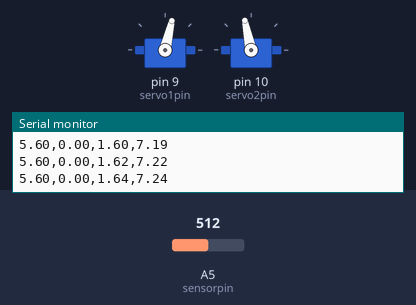
Recording of a sketch running on a simulated Arduino Uno, built with avr-gcc and run on an emulated ATmega328P. Parts: 2 × servo, the last lines printed to the serial monitor. The inputs (shaded band) are chosen by the test bench; at power-on: A5 (sensorpin) = 512.

Above: at 1.2 s.
1.3 s: A5 (sensorpin) set to 5
At 1.41 s:
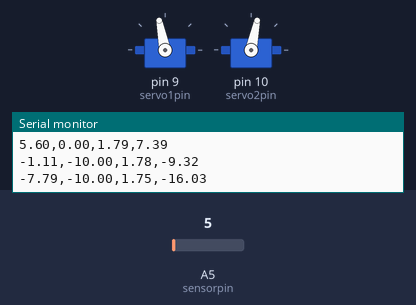
4.3 s: A5 (sensorpin) set to 716
7.3 s: A5 (sensorpin) set to 306
At 8.7 s:
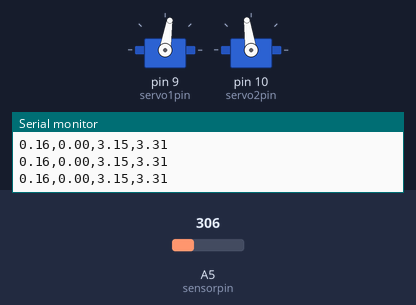
Timing chart, 0 to 35.2 s (numbered marks = the images above; inputs shaded):
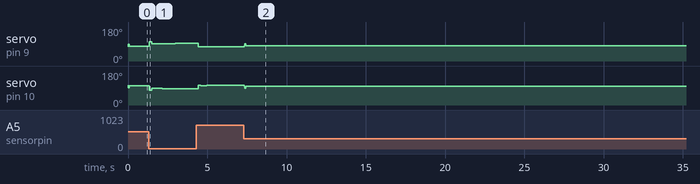

The sketch:

BeamControlV3.ino
```cpp
// Based on servo example code
// Works - steady state error of 350 vs 300

#include <Servo.h>

Servo servo1, servo2;  // create servo object to control a servo
                      // a maximum of eight servo objects can be created

// Assigned Variables
const int numReadings = 5; // The range for smoothing
const float P = 0.0264;
const float D = 8; // 9
const float  I = 0.0001; // The larger the number, the faster steady state error contributes to movement
const float ICap = 5 ; // We don't allow IContr to exceed this value (should be just enough to unstuck)
const float totErrCap = 100000; // We don't allow our memory of the error to exceed this value (not sure if this is really being used now)

const float DCap = 10; // We don't allow DContr to exceed this value
const float PCap = 10; // We don't allow PContr to exceed this value

const int sampletime = 1; // Time in ms between samples
const float positionGoal = 300; // 300 is close to center (lower is further away)

// Assign peripheral pins
int servo1pin = 9;
int servo2pin = 10;
int sensorpin = A5;

// Program Variables
int readings[numReadings];
int readIndex = 0;

float slope = 0;
int input;

int prevAvgMin = 0;
int avgMin = 0;

// = 1 if this is the first time through the loop
int isFirstRun = 1;

// Hold a bit of the smoothed data
// (To calculate a derivative)
const int numSmoothed = 100;
int smoothed[numSmoothed];
int sReadIndex = 0; // Keep track of where we are storing new data

// Keep track of error total (for integral part of control)
float totalError = 0;

float PContrLast = 0; // Store P contribution from previous iteration

// Which run we are on
int runCount = 0;

void setup()
{
  //Establish serial connection
  Serial.begin(9600);

  // Attaches the servos to output pins.
  servo1.attach(servo1pin);
  servo2.attach(servo2pin);

  // Clear the readings
  for (int thisReading = 0; thisReading < numReadings; thisReading++) {
    readings[thisReading] = 0;
  }

  // Clear smoothed readings
  for (int thisReading = 0; thisReading < numSmoothed; thisReading++) {
    smoothed[thisReading] = 0;
  }
  totalError = 0;
}

void loop()
{
  runCount = runCount + 1;

  // ESTIMATE POSITION
  // ====================================================================
  // Get current position of ball (raw sensor data)
  int currReading = analogRead(sensorpin);

  // Stores last few readings (numReadings are stored)
  // See Arduino smoothing example
  readings[readIndex] = currReading;
  readIndex++;
  if(readIndex >= numReadings){
    readIndex = 0;
  }

  // Find the smallest two elements in the last numReadings readings
  int secondSmallest = 9999;
  int smallest = 9999;
  for (int i = 0; i < numReadings; i++) {
      int currVal = readings[i];
    if (currVal < secondSmallest && currVal != 0){
      if (currVal < smallest){
        secondSmallest = smallest;
        smallest = currVal;
      } else{ // Only smaller than second smallest
        secondSmallest = currVal;
      }
      }
    }

  prevAvgMin = avgMin; // Store estimated previous distance

  // Estimate distance as average of smallest two elements over last numReadings readings
  avgMin = (smallest + secondSmallest)/2;

  // Calculate proportional contribution
  float error = avgMin-positionGoal;
  float PContr = error*P;

   // Limit PContr
  if (PContr > PCap){
    PContr = PCap;
  } else if (PContr < -PCap){
    PContr = -PCap;
  }

  // END ESTIMATE POSITION
  // ====================================================================

  // ESTIMATE DERIVATIVE
  // ====================================================================

  // Calculate the slope
  int updateFreq = 3; // Number of iterations to wait to make an estimate of slope
  if (isFirstRun == 1){
    PContrLast = PContr;
    slope = 0;
    isFirstRun = 0;
  } else if(runCount % updateFreq == 0){
    slope = PContr - PContrLast; // Record how much the proportional contribution is changing
    PContrLast = PContr;
  }
  float DContr = slope*D;

  // Limit DContr
  if (DContr > DCap){
    DContr = DCap;
  } else if (DContr < -DCap){
    DContr = -DCap;
  }

  // END ESTIMATE DERIVATIVE
  // ====================================================================


  // ESTIMATE INTEGRAL
  // ====================================================================

  // Update total error (capped at totErrCap)
  totalError = totalError + error;
  if (totalError > totErrCap){
    totalError = totErrCap;
  } else if (totalError < -totErrCap){
    totalError = -totErrCap;
  }

  // Update integral term (capped at ICap)
  float IContr = totalError*I;
  if (IContr > ICap){
    IContr = ICap;
  } else if (IContr < -ICap){
    IContr = -ICap;
  }

  // END ESTIMATE INTEGRAL
  // ====================================================================
  // Plot the contribution from each term
  plotPIDComp(PContr, IContr, DContr);

  // Plot error
   // plotError(avgMin, positionGoal);

  // Move the servos
  tilt(PContr + DContr + IContr);

  // Delay before sending the next command
  delay(sampletime); //milisecond
}

void tilt(float angle){
  angle = angle + 5; // To make P controller actually output negative results on one side
  if (angle > 15){
    angle = 15;
  }
  if (angle < -15){

    angle = -15;
  }

  servo1.write(90-angle);
  servo2.write(90+angle);
  }

// Plot how the actual angle compares to the real angle
void plotError(float actAng, float goalAng){
  Serial.print(actAng);
  Serial.print(",");
  Serial.println(goalAng);
}

// Plot how much each term in the PID controller is contributing
void plotPIDComp(float PContr, float IContr, float DContr){
  Serial.print(PContr);
  Serial.print(",");
  Serial.print(DContr);
  Serial.print(",");
  Serial.print(IContr); // Scaled for contrast
  Serial.print(",");
  Serial.println(PContr + DContr + IContr);
}
```

Measured:
- after the input at 7.3 s, servo on pin 9 (servo1pin): 75° → 91° at once, → 81° 0.12 s later, → 80° 26.3 s later; servo on pin 10 (servo2pin): 105° → 88° at once, → 98° 0.12 s later, → 99° 26.3 s later
